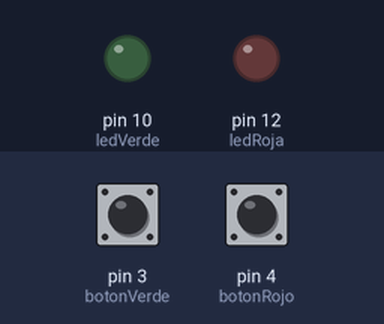
The sketch below on a simulated Arduino Uno, built with avr-gcc and run on an emulated ATmega328P. Parts: output pins drawn as LEDs (lit = HIGH). Inputs (shaded band) come from the test bench; at power-on: pin 3 (botonVerde) LOW, pin 4 (botonRojo) LOW.

Above: at 1.2 s.
1.3 s: pin 3 (botonVerde) pulled HIGH for 0.15 s
At 1.37 s:
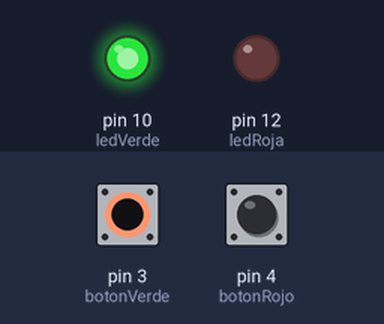
2.9 s: pin 4 (botonRojo) pulled HIGH for 0.15 s
At 2.98 s:
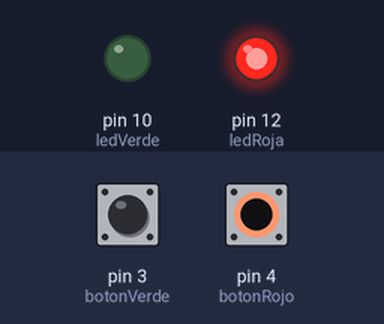
4.5 s: pin 4 (botonRojo) pulled HIGH for 3.2 s
At 8.9 s:
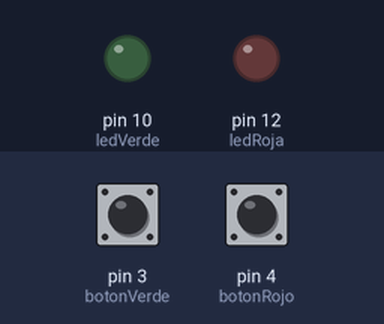
9.2 s: pin 3 (botonVerde) pulled HIGH for 3.2 s
At 9.8 s:
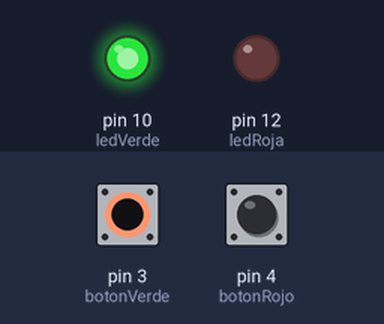
13.9 s: pin 3 (botonVerde) driven HIGH and pin 4 (botonRojo) driven HIGH
At 14.6 s:
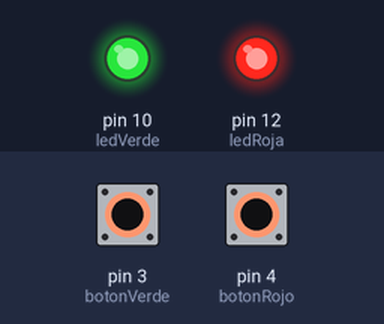
Timing chart, 0 to 16.4 s (numbered marks = the images above; inputs shaded):
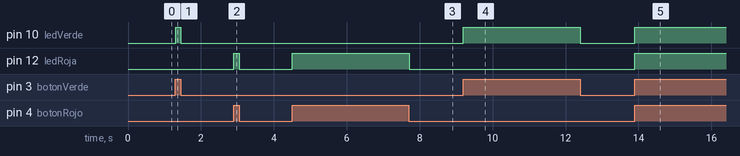

Measured:
- after the input at 1.3 s, pin 10 (ledVerde): LOW → HIGH at once, → LOW 0.15 s later
- after the input at 2.9 s, pin 12 (ledRoja): LOW → HIGH at once, → LOW 0.15 s later
- after the input at 4.5 s, pin 12 (ledRoja): LOW → HIGH at once, → LOW 3.2 s later
- after the input at 9.2 s, pin 10 (ledVerde): LOW → HIGH at once, → LOW 3.2 s later
- after the input at 13.9 s, pin 10 (ledVerde), pin 12 (ledRoja): LOW → HIGH at once

The sketch:

03-BotonColorEnciendeLuzColor.ino
```cpp
// Usamos dos botones: Uno verde que enciende una luz verde y uno rojo que enciende una luz roja
// Los botones se pueden pulsar de uno en uno o a la vez indistintamente

// Botones
int botonVerde = 3;
int botonRojo = 4;

// Luces
int ledVerde = 10;
int ledRoja = 12;

void setup() {
    pinMode(botonVerde, INPUT);
    pinMode(botonRojo, INPUT);
    pinMode(ledVerde, OUTPUT);
    pinMode(ledRoja, OUTPUT);
}

void loop() {
    int entradaVerde = digitalRead(botonVerde);
    int entradaRoja = digitalRead(botonRojo);

    digitalWrite(ledVerde, entradaVerde);
    digitalWrite(ledRoja, entradaRoja);

    delay(10);
}
```
